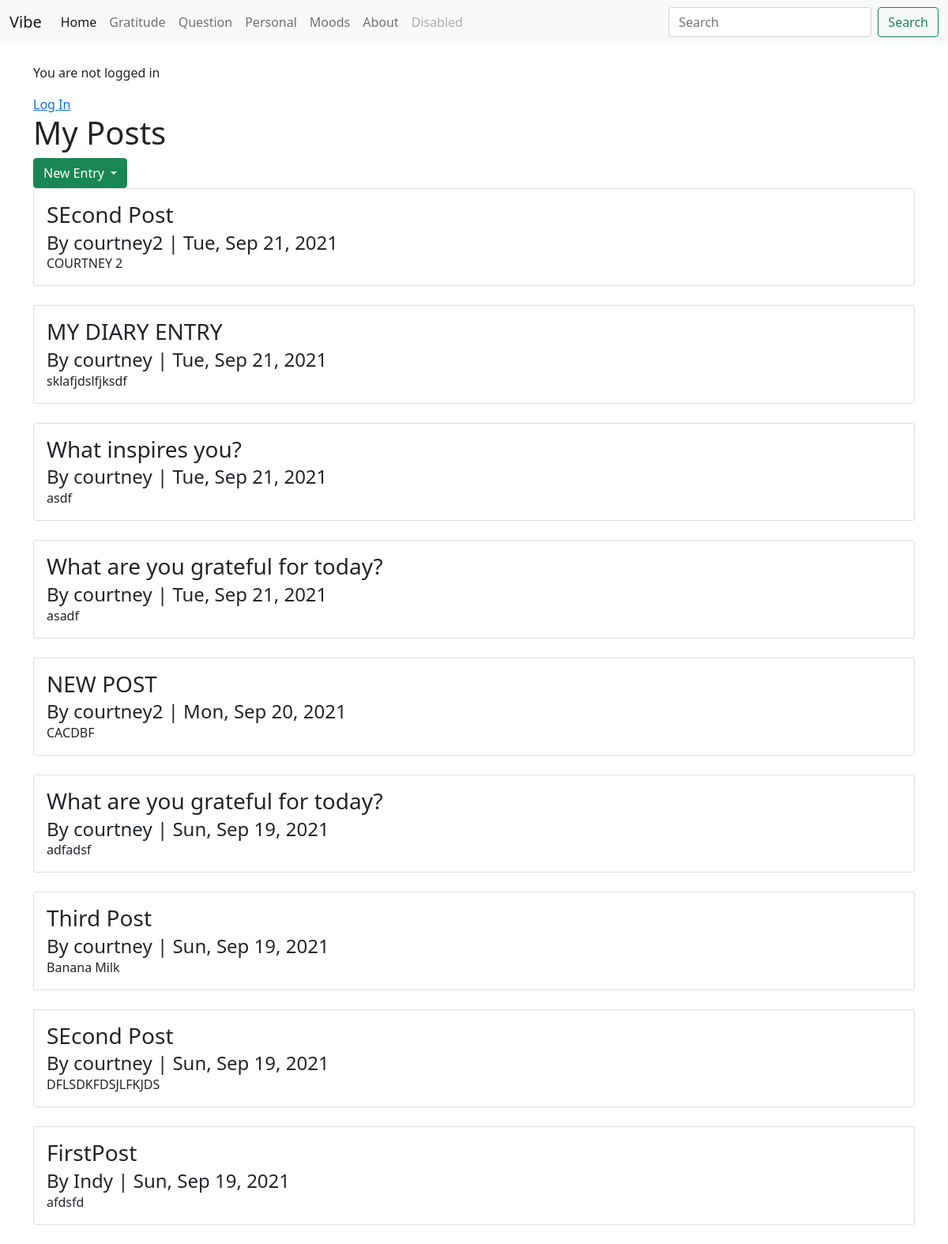
The page / on the database its author committed.
### post/models.py (models this page shows, shortened)
class Post(models.Model):
    POST_TYPES = (
        ("Gratitude", 'Gratitude'),
        ("Question", 'Question'),
        ("Personal", 'Personal'),
    )
    title = models.CharField(max_length=100)
    content = models.TextField()
    date_posted = models.DateTimeField(default=timezone.now)
    author = models.ForeignKey(User, on_delete=models.CASCADE)
    post_type = models.CharField(max_length=20, choices=POST_TYPES, default=POST_TYPES[2])

### post/views.py (the view)
# urls.py: path('', PostListView.as_view(), name='post-home'),
class PostListView(ListView):
    model = Post
    login_url = '/login/'
    template_name = 'post/home.html' # <app>/<model>_<viewtype>/html
    context_object_name = 'posts'
    ordering = ['-date_posted']

### post/templates/post/home.html (shortened to what this page needs)
{% extends "post/base.html" %}
{% block content %}
  <h1>My Posts</h1>
<div class="btn-group" role="group" aria-label="Button group with nested dropdown">
  <div class="btn-group" role="group">
    <button id="btnGroup" type="button" class="btn btn-success dropdown-toggle" data-bs-toggle="dropdown" aria-expanded="false">
       New Entry
    </button>
  </div>
</div>
{% for post in posts %}
    <div class="card">
      <div class="card-body">
        <a href="{% url 'post-detail' post.id %}">
          <h3 class="card-title">{{ post.title }}</h3>
          <h4 class="card-subtitle">By {{ post.author }} | {{ post.date_posted|date:"D, M d, Y" }} </h4>
          <p class="card-text">{{ post.content }}</p>
        </a>
      </div>
    </div>
      <br>
  {% endfor%}
{% endblock content %}

### post/templates/post/base.html (shortened to what this page needs)
<!DOCTYPE html>
<html lang="en">
<head>
  {% load static %}
  <link rel="stylesheet" type="text/css" href="{% static 'post/main.css' %}" />
    <link href="https://cdn.jsdelivr.net/npm/bootstrap@5.1.1/dist/css/bootstrap.min.css" rel="stylesheet">
</head>
<body>
<nav class="navbar navbar-expand-lg navbar-light bg-light">
  <div class="container-fluid">
    <a class="navbar-brand" href="#">Vibe</a>
    <div class="collapse navbar-collapse" id="navbarSupportedContent">
      <ul class="navbar-nav me-auto mb-2 mb-lg-0">
        <li class="nav-item">
          <a class="nav-link active" aria-current="page" href="/">Home</a>
        </li>
        <li class="nav-item">
          <a class="nav-link" href="/gratitude">Gratitude</a>
        </li>
        <li class="nav-item">
          <a class="nav-link" href="/question">Question</a>
        </li>
        <li class="nav-item">
          <a class="nav-link" href="/personal">Personal</a>
        </li>
        <li class="nav-item">
          <a class="nav-link" href="/moods">Moods</a>
        </li>
        <li class="nav-item">
          <a class="nav-link" href="/about">About</a>
        </li>
        <li class="nav-item">
          <a class="nav-link disabled">Disabled</a>
        </li>
      </ul>
      <form class="d-flex">
        <input class="form-control me-2" type="search" placeholder="Search" aria-label="Search">
        <button class="btn btn-outline-success" type="submit">Search</button>
      </form>
    </div>
  </div>
</nav>
    <br>
    <div class="container">
      {% if user.is_authenticated %}
  Hi {{ user.username }}!
  <p><a href="{% url 'logout' %}">Log Out</a></p>
{% else %}
  <p>You are not logged in</p>
  <a href="{% url 'login' %}">Log In</a>
{% endif %}
          {% block content %}{% endblock %}
    </div>
</body>
</html>

### post/static/post/main.css (style rules this page uses)
.card a { text-decoration: none !important; color: inherit !important; }

### rows shown on the page
Post: title "SEcond Post", author "courtney2", date_posted "Tue, Sep 21, 2021", content "COURTNEY 2"
Post: title "MY DIARY ENTRY", author "courtney", date_posted "Tue, Sep 21, 2021", content "sklafjdslfjksdf"
Post: title "What inspires you?", author "courtney", date_posted "Tue, Sep 21, 2021", content "asdf"
Post: title "What are you grateful for today?", author "courtney", date_posted "Tue, Sep 21, 2021", content "asadf"
Post: title "NEW POST", author "courtney2", date_posted "Mon, Sep 20, 2021", content "CACDBF"
Post: title "What are you grateful for today?", author "courtney", date_posted "Sun, Sep 19, 2021", content "adfadsf"
Post: title "Third Post", author "courtney", date_posted "Sun, Sep 19, 2021", content "Banana Milk"
Post: title "SEcond Post", author "courtney", date_posted "Sun, Sep 19, 2021", content "DFLSDKFDSJLFKJDS"
Post: title "FirstPost", author "Indy", date_posted "Sun, Sep 19, 2021", content "afdsfd"
